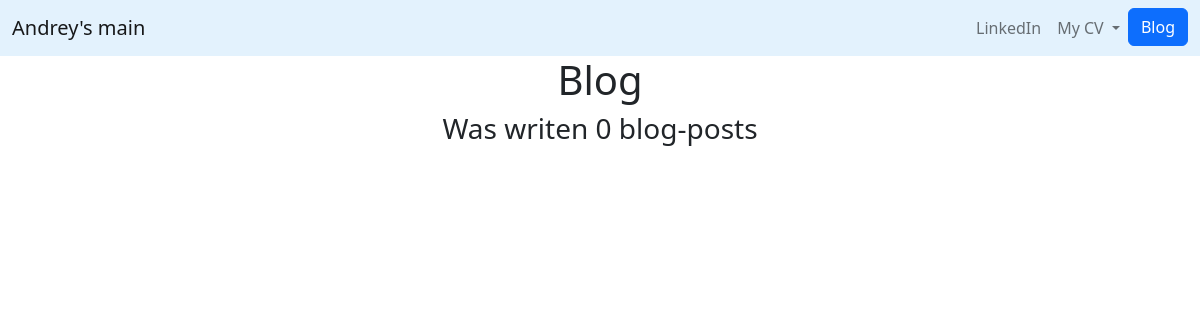
Page /blog/ on the earlier database version.
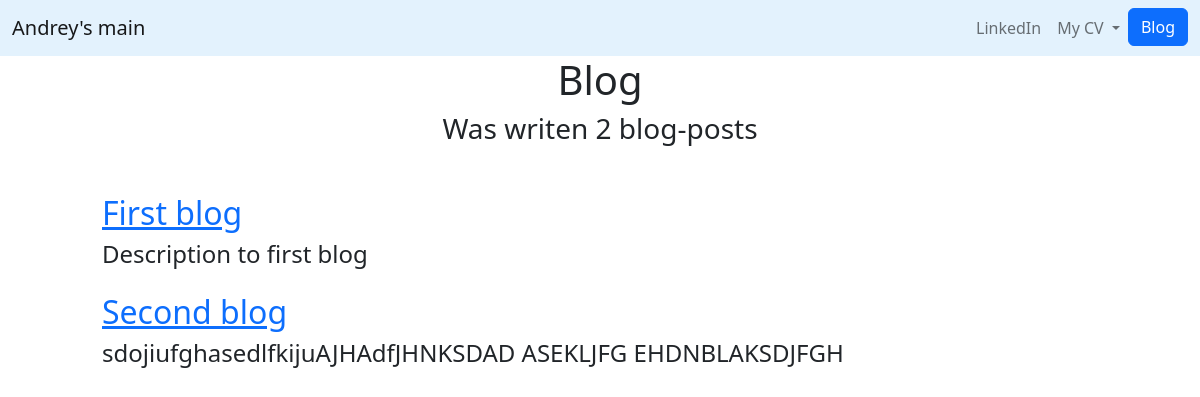
Same page on the later database version.
### blog/models.py (models this page shows, shortened)
class Blog(models.Model):
    title = models.CharField(max_length=200)
    pub_date = models.DateField()
    description = models.TextField()

### blog/views.py (the view)
# urls.py: path('', views.all_blogs, name='home'),
def all_blogs(request):
    blog_count = Blog.objects.count
    blogs = Blog.objects.order_by('-pub_date')[:5]
    return render(request, 'blog/all_blogs.html', {'blogs': blogs})

### blog/templates/blog/all_blogs.html (shortened to what this page needs)
{% extends "portfolio/base.html" %}
{% load static %}
{% block content %}
<h1 id="blogtitle" class="font-weight-bold text-center">Blog</h1>
<h3 class="text-center mb-5">Was writen {{ blogs.count }} blog-post{{ blogs.count|pluralize }}</h3>
{% for blog in blogs %}
<div class="row justify-content-center my-3">
  <div class="col-md-10">
    <a href="{% url 'blog:detail' blog.id %}">
      <h2>{{ blog.title }}</h2>
    </a>
    <h4>{{ blog.description|striptags|truncatechars:100 }}</h4>
  </div>
</div>
{% endfor %}
{% endblock %}

Differences in the rows shown:
added Blog: title "First blog", description "Description to first blog"
added Blog: title "Second blog", description "sdojiufghasedlfkijuAJHAdfJHNKSDAD ASEKLJFG EHDNBLAKSDJFGH"
Other differences:
{{ blogs.count }}: "0" → "2"
